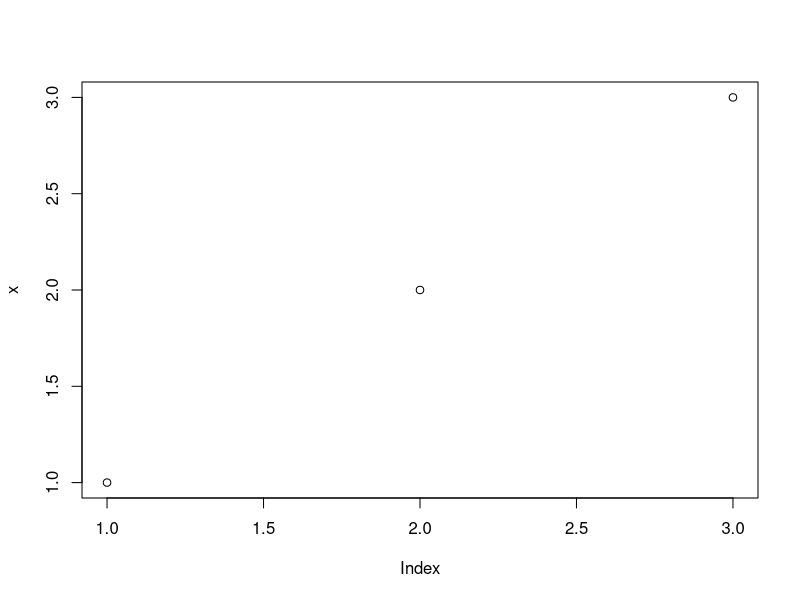
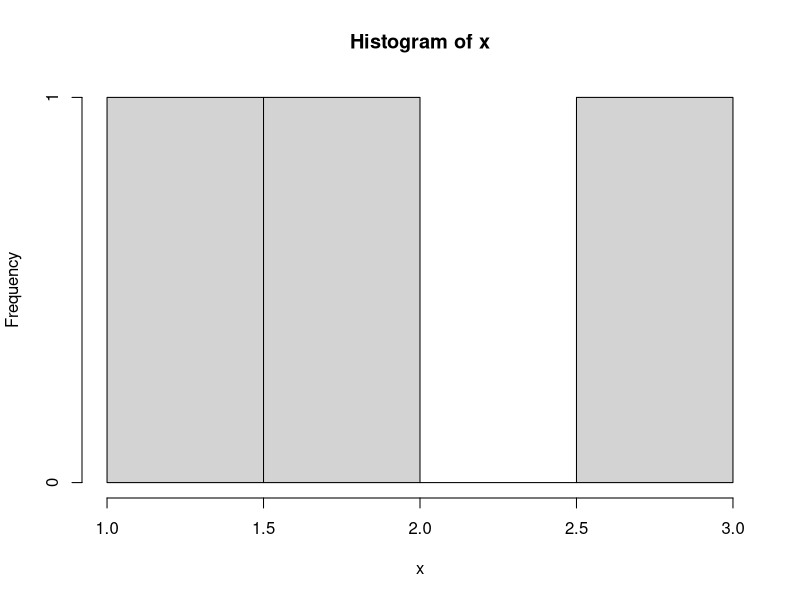
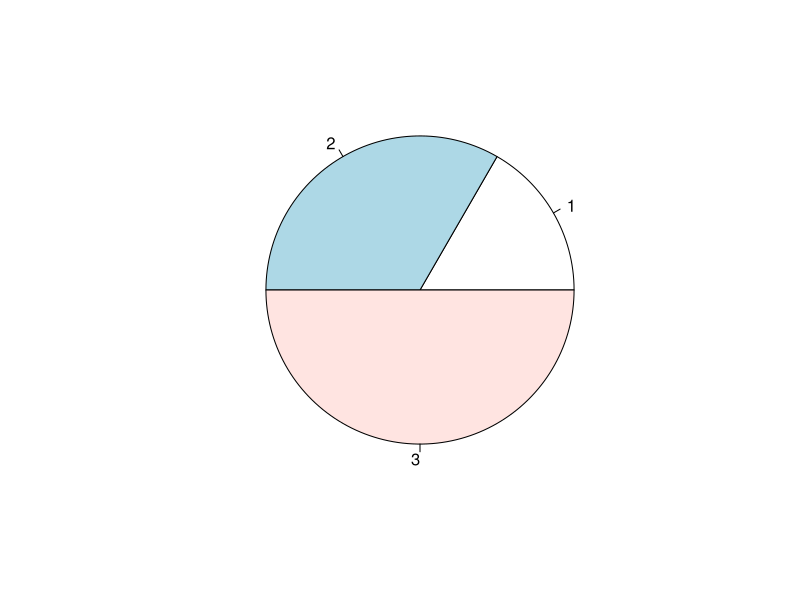

Generate these figures, in order, with R:
#Basic R coding
#1st day live class
#[Date: 02-02-2023]
#Md. Nayeem Chowdhury
#ISRT, DU

#How to input
x <- 2
3 -> y
z = 4

#How to output
x
print(y) #Use of print()

#data type
x<-3
class(x)
x<- "Nayeem"    #used "" or '' for character data type
class(x)
x<- 2.33
class(x)
x<- TRUE
class(x)
x<- complex(real = 2,imaginary = 3)
class(x)

#Changing data types
x<- 3
as.logical(x)
as.character(x)
as.numeric(x)

#To check data by logical value
is.numeric(x)
is.character(x)

#how to input in vector
a<- c(2,3,4,5)
#vector deserve one data type only.otherwise it will convert it in one type.
x<- c("a", 2)
class(x)
x<- c(TRUE, 2)
class(x)
a[4] #positional value in vector

#how to input data in matrix
m<-1:10 #sequence value in vector
x<- matrix(m, nrow = 2,byrow = FALSE)
x
y<- matrix(m, ncol = 5)

dim(x) #To check row,column number
ncol(x) #To know the column number only
nrow(x) #To know the row number only

x[1,2] # positional value in matrix

#Use of cbind(), rbind()
x<-1:3
y<-5:7
cbind(x,y) #for column bind
rbind(x,y) #for row bind

#list creating
lst<- list(1,"a", TRUE)
lst
#Creating an empty list
b<-vector(mode = "list",length = 03)
b

#arithmatic operation for all object
x<-c(2,3,4) 
y<-c(5,6,7)
x+y
x-y
x*y
x/y
x**y #to calculate power using **
x^y #to calculate power using ^

#some basic graph
x<-1:3
plot(x)
hist(x)
pie(x)
